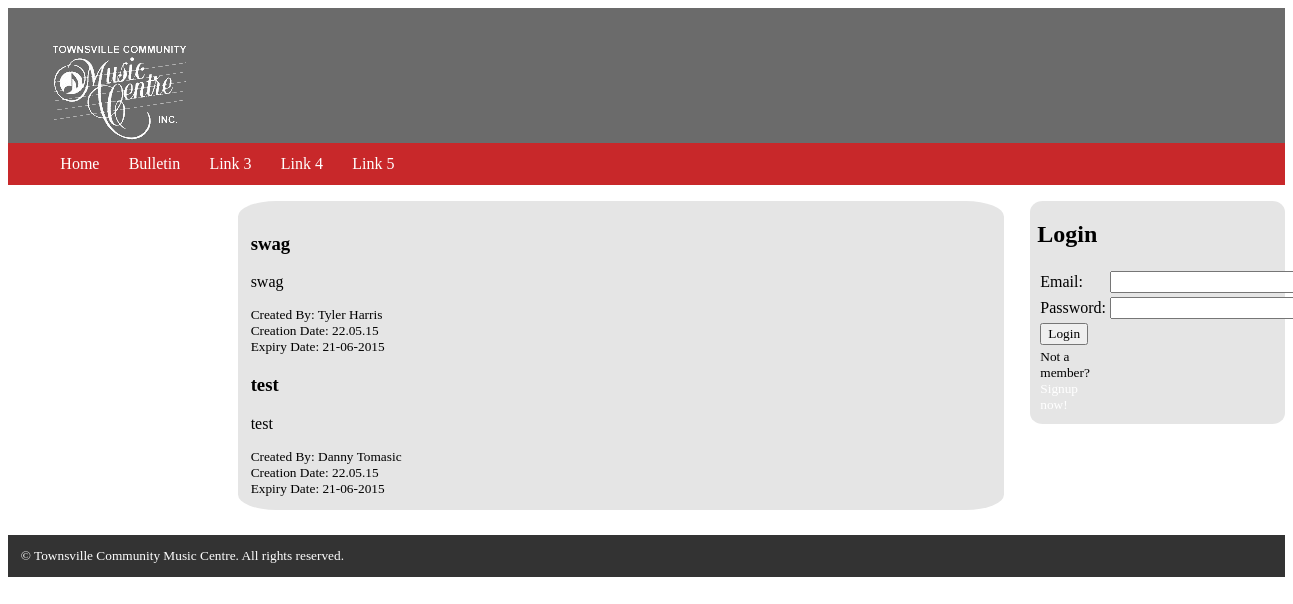
Page /a2template/bulletin.php on the committed database.
### tables this page shows
CREATE TABLE "bulletin_board" (
  "id" integer NOT NULL PRIMARY KEY AUTOINCREMENT,
  "title" text NOT NULL,
  "body" text NOT NULL,
  "date_created" text NOT NULL,
  "date_expires" text NOT NULL,
  "created_by" integer NOT NULL,
  "contact_preference" text NOT NULL,
  FOREIGN KEY ("id") REFERENCES "users" ("id") ON DELETE NO ACTION ON UPDATE NO ACTION,
  FOREIGN KEY ("created_by") REFERENCES "users" ("id") ON DELETE NO ACTION ON UPDATE NO ACTION
);

CREATE TABLE "users" (
  "id" integer NULL PRIMARY KEY AUTOINCREMENT,
  "first_name" text NULL,
  "last_name" text NULL,
  "email" text NULL,
  "address" text NULL,
  "phone_day" integer NULL,
  "phone_after_hours" integer NULL,
  "mobile" integer NULL,
  "password" text NULL,
  "membership_type" integer NULL DEFAULT '0'
);

### a2template/bulletin.php (the view, shortened to what this page needs)
<?php
	include("dbconnect.php");
?>
<!DOCTYPE html PUBLIC "-//W3C//DTD XHTML 1.0 Transitional//EN" "http://www.w3.org/TR/xhtml1/DTD/xhtml1-transitional.dtd">
<html xmlns="http://www.w3.org/1999/xhtml">
<head>
		<link rel="stylesheet" href="style.css" type="text/css" />
	</head>
	<body>
    	<div id="main-wrapper">
            <header>
                <h1 class="logo"><a href="index.php" title="Home">Home</a></h1>
                <nav class="primary">
                    <ul>
                        <li><a href="index.php">Home</a></li>
                        <li><a href="bulletin.php">Bulletin</a></li>
                        <li><a href="#">Link 3</a></li>
                        <li><a href="#">Link 4</a></li>
                        <li><a href="#">Link 5</a></li>
                    </ul>
                </nav>
            </header>
            <section id="main-content">
                <article>
                    <div>
                        <?php
							$sql = "SELECT * FROM bulletin_board";
							$create = date("d.m.y");
							$expire = new DateTime($create);
							$expire->modify('+30 day');
							foreach($dbh->query($sql) as $row) {
								$query = $dbh->query("SELECT first_name, last_name FROM users WHERE id='$row[created_by]'");
								$result = $query->fetch(PDO::FETCH_ASSOC);
								echo '<h1>' . $row["title"] . '	</h1>';
								echo '<p>' . $row['body'] . '</p>';
								echo '<small>Created By: ' . $result['first_name'] . ' ' . $result['last_name'] . '</small><br />';
								echo '<small>Creation Date: ' . $create . '</small><br />';
								echo '<small>Expiry Date: ' . $expire->format('d-m-Y') . '</small>';
							}
						?>
                    </div>
                </article>
            </section>
            <aside>
                <div class="side-box">
                	<?php
						function displayLogin() {
							if (!$_SESSION['id']) {
								echo "<table><form action='bulletin.php' method='post'><tr>"
								."<h1>Login</h1>"
								."<td>Email:</td><td><input type='text' name='email' size='30'></td></tr>"
								."<tr><td>Password:</td><td><input type='password' name='password' size='30'></td></tr>"
								."<tr><td><input type='submit' value='Login' name='login'></td></tr>"
								."<tr><td><small>Not a member?<a href='register.php'>Signup now!</a></small></td></tr>"
								."</form></table>";
							}
						}
						displayLogin();
					?>
                </div>
            </aside>
            <footer>
                <small>&copy; <a href="index.php" title="Townsville Community Music Centre">Townsville Community Music Centre</a>. All rights reserved.</small>
            </footer>
        </div>
	</body>
</html>

### a2template/style.css (style rules this page uses)
* { -webkit-box-sizing: border-box; -moz-box-sizing: border-box; box-sizing: border-box; font-family: Baskerville, "Palatino Linotype", Palatino, "Century Schoolbook L", "Times New Roman", serif; }
#main-wrapper { width: 100%; margin: 0 auto; }
header { background: #6B6B6B; padding: 1% 0 0 0; }
.logo a { width: 147px; height: 98px; text-indent: -9999%; background: url(logo.png); background-repeat: no-repeat; display: block; margin: 0 0 -1.5% 3%; }
.primary ul { background: #C8282A; font-family: Gotham, "Helvetica Neue", Helvetica, Arial, sans-serif; }
.primary ul li { padding: 1% 1% 1% 1%; display: inline-block; }
.primary ul li a, a:link { text-decoration: none; color: #FFFFFF; }
#main-content { background: #E5E5E5; margin-left: 18%; width: 60%; padding: 1% 1% 1% 1%; color: #000000; margin-bottom: 2%; float: left; border-radius: 5%; }
aside { width: 20%; background: #E5E5E5; float: right; border-radius: 5%; }
.side-box { padding: 0% 3% 3% 3%; border-radius: 5%; font-family: Baskerville, "Palatino Linotype", Palatino, "Century Schoolbook L", "Times New Roman", serif; }
footer { clear: both; background: #333333; padding: 1% 1% 1% 1%; color: #FFFFFF; }
footer a, a:link { text-decoration: none; color: #FFFFFF; }

### rows in the picture
bulletin_board: title "swag", body "swag", created_by.first_name "Tyler", created_by.last_name "Harris"
bulletin_board: title "test", body "test", created_by.first_name "Danny", created_by.last_name "Tomasic"
